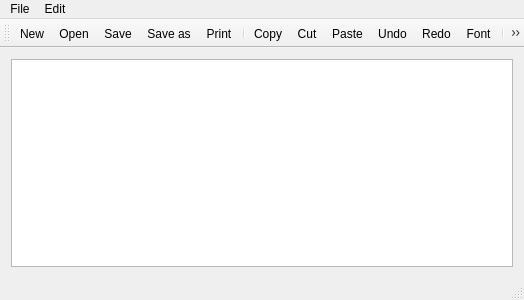
<?xml version="1.0" encoding="UTF-8"?>
<ui version="4.0">
 <class>Notepad</class>
 <widget class="QMainWindow" name="Notepad">
  <property name="geometry">
   <rect>
    <x>0</x>
    <y>0</y>
    <width>524</width>
    <height>300</height>
   </rect>
  </property>
  <property name="windowTitle">
   <string>Notepad</string>
  </property>
  <widget class="QWidget" name="centralWidget">
   <layout class="QVBoxLayout" name="verticalLayout">
    <item>
     <widget class="QTextEdit" name="textEdit"/>
    </item>
   </layout>
  </widget>
  <widget class="QMenuBar" name="menuBar">
   <property name="geometry">
    <rect>
     <x>0</x>
     <y>0</y>
     <width>524</width>
     <height>25</height>
    </rect>
   </property>
   <widget class="QMenu" name="menuFile">
    <property name="title">
     <string>File</string>
    </property>
    <addaction name="actionNew"/>
    <addaction name="actionOpen"/>
    <addaction name="actionSave"/>
    <addaction name="actionSave_as"/>
    <addaction name="actionPrint"/>
    <addaction name="separator"/>
    <addaction name="actionExit"/>
   </widget>
   <widget class="QMenu" name="menuEdit">
    <property name="title">
     <string>Edit</string>
    </property>
    <addaction name="actionCopy"/>
    <addaction name="actionCut"/>
    <addaction name="actionPaste"/>
    <addaction name="separator"/>
    <addaction name="actionUndo"/>
    <addaction name="actionRedo"/>
    <addaction name="actionFont"/>
   </widget>
   <addaction name="menuFile"/>
   <addaction name="menuEdit"/>
  </widget>
  <widget class="QToolBar" name="mainToolBar">
   <attribute name="toolBarArea">
    <enum>TopToolBarArea</enum>
   </attribute>
   <attribute name="toolBarBreak">
    <bool>false</bool>
   </attribute>
   <addaction name="actionNew"/>
   <addaction name="actionOpen"/>
   <addaction name="actionSave"/>
   <addaction name="actionSave_as"/>
   <addaction name="actionPrint"/>
   <addaction name="separator"/>
   <addaction name="actionCopy"/>
   <addaction name="actionCut"/>
   <addaction name="actionPaste"/>
   <addaction name="actionUndo"/>
   <addaction name="actionRedo"/>
   <addaction name="actionFont"/>
   <addaction name="separator"/>
   <addaction name="actionExit"/>
  </widget>
  <widget class="QStatusBar" name="statusBar"/>
  <action name="actionNew">
   <property name="icon">
    <iconset resource="notepad.qrc">
     <normaloff>:/new.png</normaloff>:/new.png</iconset>
   </property>
   <property name="text">
    <string>New</string>
   </property>
  </action>
  <action name="actionOpen">
   <property name="icon">
    <iconset resource="notepad.qrc">
     <normaloff>:/open.png</normaloff>:/open.png</iconset>
   </property>
   <property name="text">
    <string>Open</string>
   </property>
  </action>
  <action name="actionSave">
   <property name="icon">
    <iconset resource="notepad.qrc">
     <normaloff>:/save.png</normaloff>:/save.png</iconset>
   </property>
   <property name="text">
    <string>Save</string>
   </property>
  </action>
  <action name="actionSave_as">
   <property name="icon">
    <iconset resource="notepad.qrc">
     <normaloff>:/save_as.png</normaloff>:/save_as.png</iconset>
   </property>
   <property name="text">
    <string>Save as</string>
   </property>
  </action>
  <action name="actionPrint">
   <property name="icon">
    <iconset resource="notepad.qrc">
     <normaloff>:/print.png</normaloff>:/print.png</iconset>
   </property>
   <property name="text">
    <string>Print</string>
   </property>
  </action>
  <action name="actionExit">
   <property name="icon">
    <iconset resource="notepad.qrc">
     <normaloff>:/exit.png</normaloff>:/exit.png</iconset>
   </property>
   <property name="text">
    <string>Exit</string>
   </property>
  </action>
  <action name="actionCopy">
   <property name="icon">
    <iconset resource="notepad.qrc">
     <normaloff>:/copy.png</normaloff>:/copy.png</iconset>
   </property>
   <property name="text">
    <string>Copy</string>
   </property>
  </action>
  <action name="actionCut">
   <property name="icon">
    <iconset resource="notepad.qrc">
     <normaloff>:/cut.png</normaloff>:/cut.png</iconset>
   </property>
   <property name="text">
    <string>Cut</string>
   </property>
  </action>
  <action name="actionPaste">
   <property name="icon">
    <iconset resource="notepad.qrc">
     <normaloff>:/paste.png</normaloff>:/paste.png</iconset>
   </property>
   <property name="text">
    <string>Paste</string>
   </property>
  </action>
  <action name="actionUndo">
   <property name="icon">
    <iconset resource="notepad.qrc">
     <normaloff>:/edit_undo.png</normaloff>:/edit_undo.png</iconset>
   </property>
   <property name="text">
    <string>Undo</string>
   </property>
  </action>
  <action name="actionRedo">
   <property name="icon">
    <iconset resource="notepad.qrc">
     <normaloff>:/edit_redo.png</normaloff>:/edit_redo.png</iconset>
   </property>
   <property name="text">
    <string>Redo</string>
   </property>
  </action>
  <action name="actionFont">
   <property name="icon">
    <iconset resource="notepad.qrc">
     <normaloff>:/font.png</normaloff>:/font.png</iconset>
   </property>
   <property name="text">
    <string>Font</string>
   </property>
  </action>
 </widget>
 <layoutdefault spacing="6" margin="11"/>
 <resources>
  <include location="notepad.qrc"/>
 </resources>
 <connections/>
</ui>
